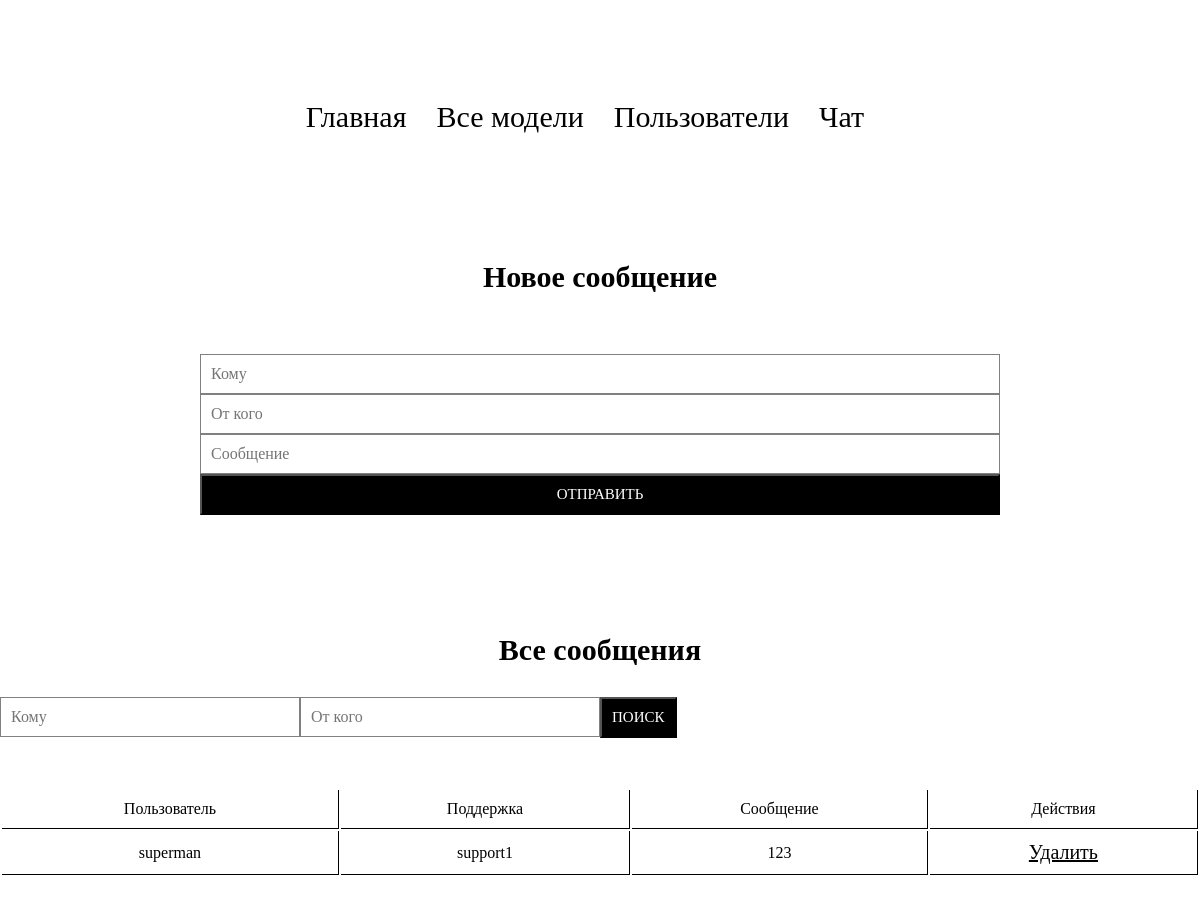
Page /chat on the committed database.
### models.py (models this page shows, shortened)
class Message(db.Model):
    id = db.Column(db.Integer, primary_key=True)
    message = db.Column(db.String, nullable=False)
    user_username = db.Column(db.String, db.ForeignKey('user.username'))
    support_username = db.Column(db.String, db.ForeignKey('support.username'))

### main.py (the view)
@app.route('/chat', methods=["GET", "POST"])
def chat():
    if request.method == "POST":
        userid = request.form.get('userid')
        supportid = request.form.get('supportid')
        if userid or supportid:
            if userid and supportid:
                mes = Message.query.filter_by(user_username=userid, support_username=supportid).all()
            if userid and not supportid:
                mes = Message.query.filter_by(user_username=userid).all()
            if not userid and supportid:
                mes = Message.query.filter_by(support_username=supportid).all()
            if mes:
                return render_template('chat.html', prod=mes)
            else:
                flash('Не найдено')
                mes = Message.query.all()
                return render_template('chat.html', prod=mes)
        else:
            user = request.form['user']
            support = request.form['support']
            msg = request.form['msg']
            model = Message(
                user_username=user,
                support_username=support,
                message=msg
            )
            try:
                db.session.add(model)
                db.session.commit()
                return redirect(url_for('.chat'))
            except:
                print('ERROR')
                return render_template("chat.html")
    else:
        mes = Message.query.all()
        return render_template('chat.html', prod=mes)

### templates/chat.html (shortened to what this page needs)
{% extends 'base_support.html' %}
{% block content %}
{{ super() }}
<h2>Новое сообщение</h2>
<form class="form" action="{{url_for('.chat')}}" method="POST">
            <input class="product__input" type="text" name="user" id="user" placeholder="Кому">
            <input class="product__input" type="text" name="support" id="support" placeholder="От кого">
            <input class="product__input" type="text" name="msg" id="msg" placeholder="Сообщение">
            <input class="product__btn" type="submit" value="Отправить"><br>
        </form>
<table>
<h2>Все сообщения</h2>
<form class="form" action="{{url_for('.chat')}}" method="POST">
            <input class="prod__input" type="text" name="userid" id="userid" placeholder="Кому">
            <input class="prod__input" type="text" name="supportid" id="supportid" placeholder="От кого">
            <input class="product__btn" type="submit" value="Поиск"><br>
        </form>
<table class="prod__table" width="100%">
    <tr>
        <td>Пользователь</td>
        <td>Поддержка</td>
        <td>Сообщение</td>
        <td>Действия</td>
    </tr>
    {% for i in prod %}
    <tr>
        <td>{{ i.user_username }}</td>
        <td>{{ i.support_username }}</td>
        <td>{{ i.message }}</td>
        <td><a href="/deletemes/{{i.id}}">Удалить</a></td>
    </tr>
    {% endfor %}
</table>
{% endblock %}

### static/css/style.css (style rules this page uses)
html { -webkit-box-sizing: border-box; box-sizing: border-box; }
*, *::after, *::before { -webkit-box-sizing: inherit; box-sizing: inherit; }
body, h1, h2, h3, h4, h5, h6, p, ul[class], ol[class], li, figure, figcaption, blockquote, dl, dd { margin: 0; }
input, button, textarea, select { font: inherit; }
h2 { font-size: 30px; text-align: center; padding-bottom: 30px; padding-top: 100px; }
a { color: black; font-size: 20px; }
.form { display: flex; flex-direction: column; width: 800px; margin: 0 auto; padding-top: 30px; }
.product__input { width: 800px; border: 1px solid gray; padding: 10px; }
.prod__input { width: 300px; border: 1px solid gray; padding: 10px; }
td { border-right: 1px solid #000; text-align: center; border-bottom: 1px solid #000; padding: 10px; }
body { padding-top: 100px; padding-bottom: 100px; }
.product__btn { background-color: black; text-transform: uppercase; color: #fff; font-size: 15px; padding: 10px; }
.prod__table { padding-top: 50px; }

### rows in the picture
Message: user_username "superman", support_username "support1", message "123"
